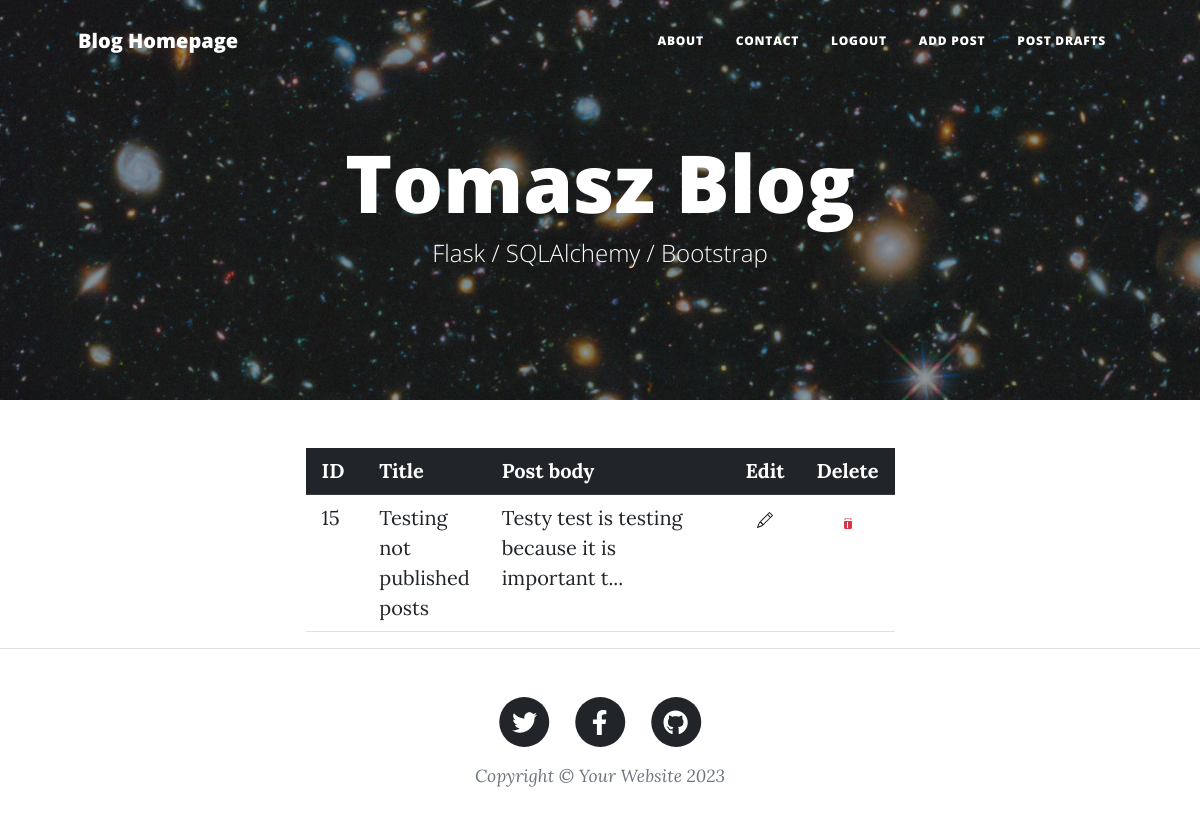
The page /posts_not_published (signed in) on the database its author committed.
### blog/models.py (models this page shows)
class Entry(db.Model):
   id = db.Column(db.Integer, primary_key=True)
   title = db.Column(db.String(80), nullable=False)
   body = db.Column(db.Text, nullable=False)
   pub_date = db.Column(db.DateTime, nullable=False,
       default=datetime.datetime.utcnow)
   is_published = db.Column(db.Boolean, default=False)

### blog/routes.py (the view)
@app.route('/posts_not_published', methods=['GET', 'POST'])
@login_required
def drafts():
    all_posts = Entry.query.filter_by(is_published=False).order_by(Entry.pub_date.desc())
    return render_template("draft_list.html", all_posts=all_posts)

### blog/routes.py (called while the page is built)
def login_required(view_func):
   @functools.wraps(view_func)
   def check_permissions(*args, **kwargs):
       if session.get('logged_in'):
           return view_func(*args, **kwargs)
       return redirect(url_for('login', next=request.path))
   return check_permissions

### blog/templates/draft_list.html (shortened to what this page needs)
{% extends "index.html" %}
{% block content %}
<div class="container px-4 px-lg-5">
    <div class="row gx-4 gx-lg-5 justify-content-center">
        <div class="col-md-10 col-lg-8 col-xl-7">
            <table class="table">
                <thead class="table-dark">
                    <tr>
                        <th style="width: 10%;" class="px-3 py-2">ID</th>
                        <th style="width: 20%;" class="px-3 py-2">Title</th>
                        <th style="width: 50%;" class="px-3 py-2">Post body</th>
                        <th style="width: 10%;" class="px-3 py-2 text-center">Edit</th>
                        <th style="width: 10%;" class="px-3 py-2 text-center">Delete</th>
                    </tr>
                </thead>
                <tbody>
                {% for post in all_posts %}
                    <tr>
                        <td class="px-3 py-2">{{ post.id }}</td>
                        <td class="px-3 py-2">{{ post.title }}</td>
                        <td class="px-3 py-2">{{ post.body | truncate(50, True) }}</td>
                        <td class="px-3 py-2 text-center">
                            <a href="{{ url_for('handle_post', entry_id=post.id) }}" class="text-decoration-none">
                            </a>
                        </td>
                        <td class="px-3 py-2 text-center">
                            <form action="{{ url_for('delete_post', entry_id=post.id) }}" method="POST" class="d-inline">
                                <button type="submit" class="btn btn-link text-danger p-0 border-0">
                                </button>
                            </form>
                        </td>
                    </tr>
                {% else %}
                    <tr>
                        <td colspan="4" class="text-center py-3">Brak wpisów.</td>
                    </tr>
                {% endfor %}
                </tbody>
            </table>
        </div>
    </div>
</div>
{% endblock %}

### rows shown on the page
Entry: id "15", title "Testing not published posts", body "Testy test is testing because it is important t..."
